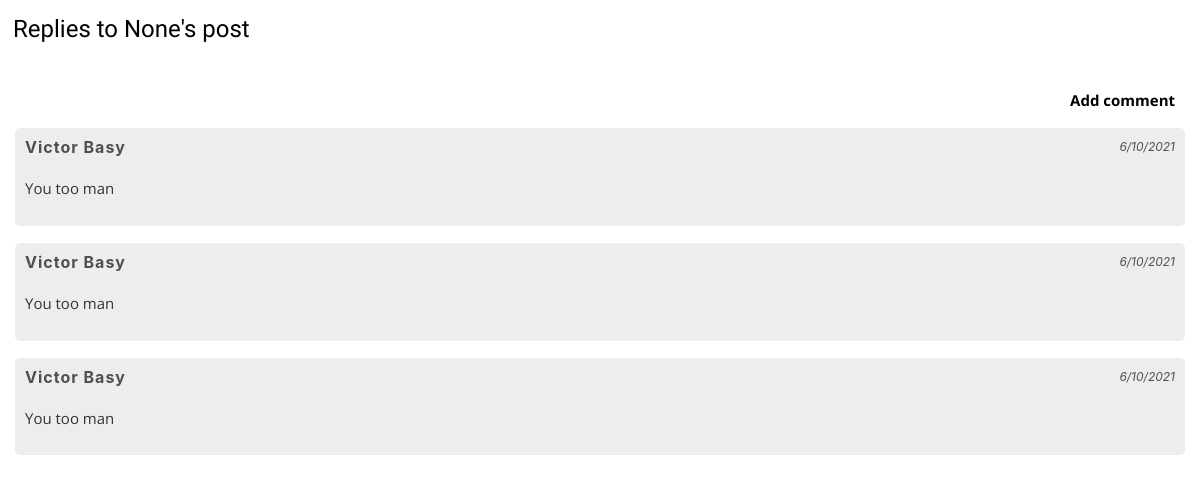
Page /commentView?id=1 on the earlier database version.
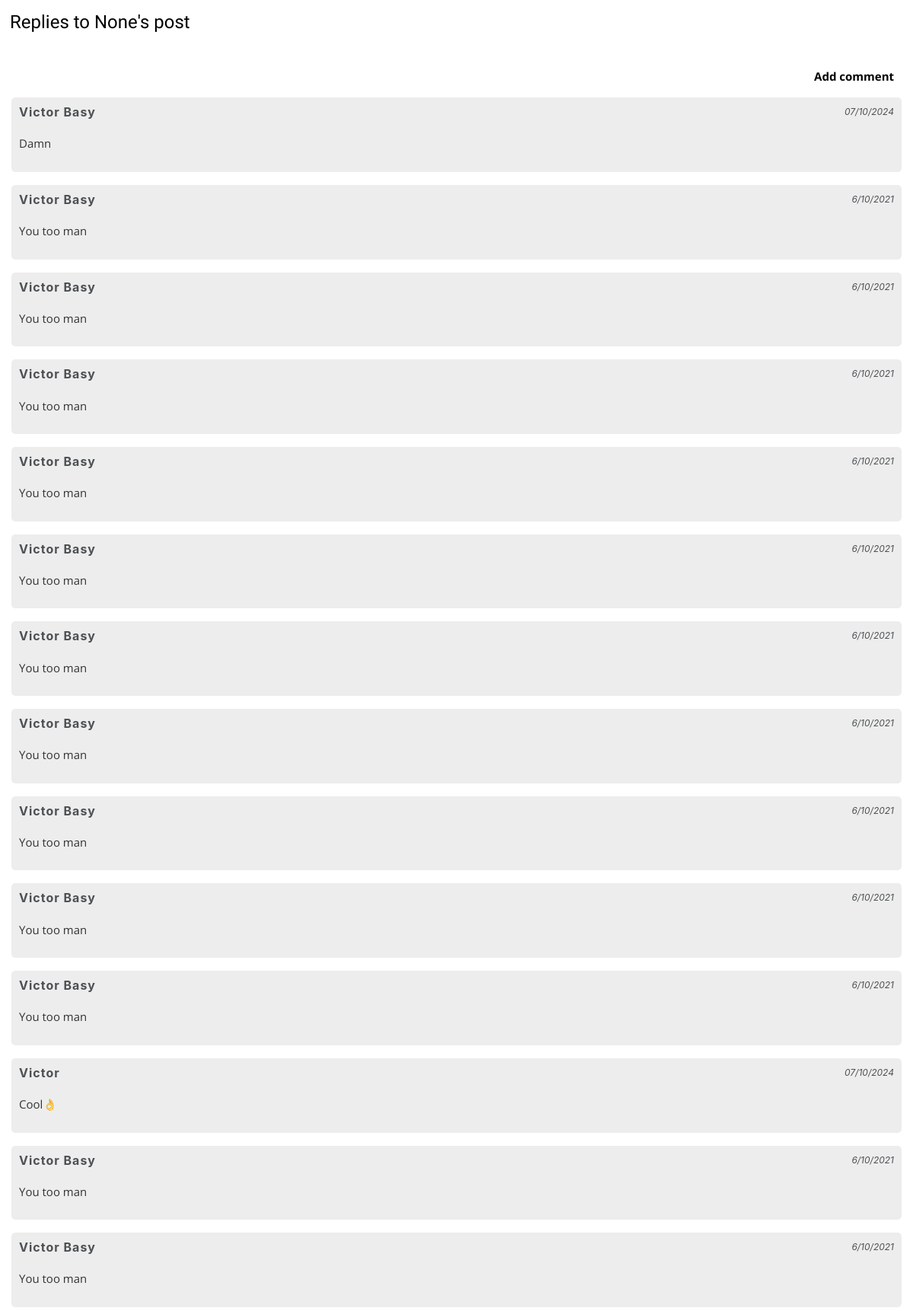
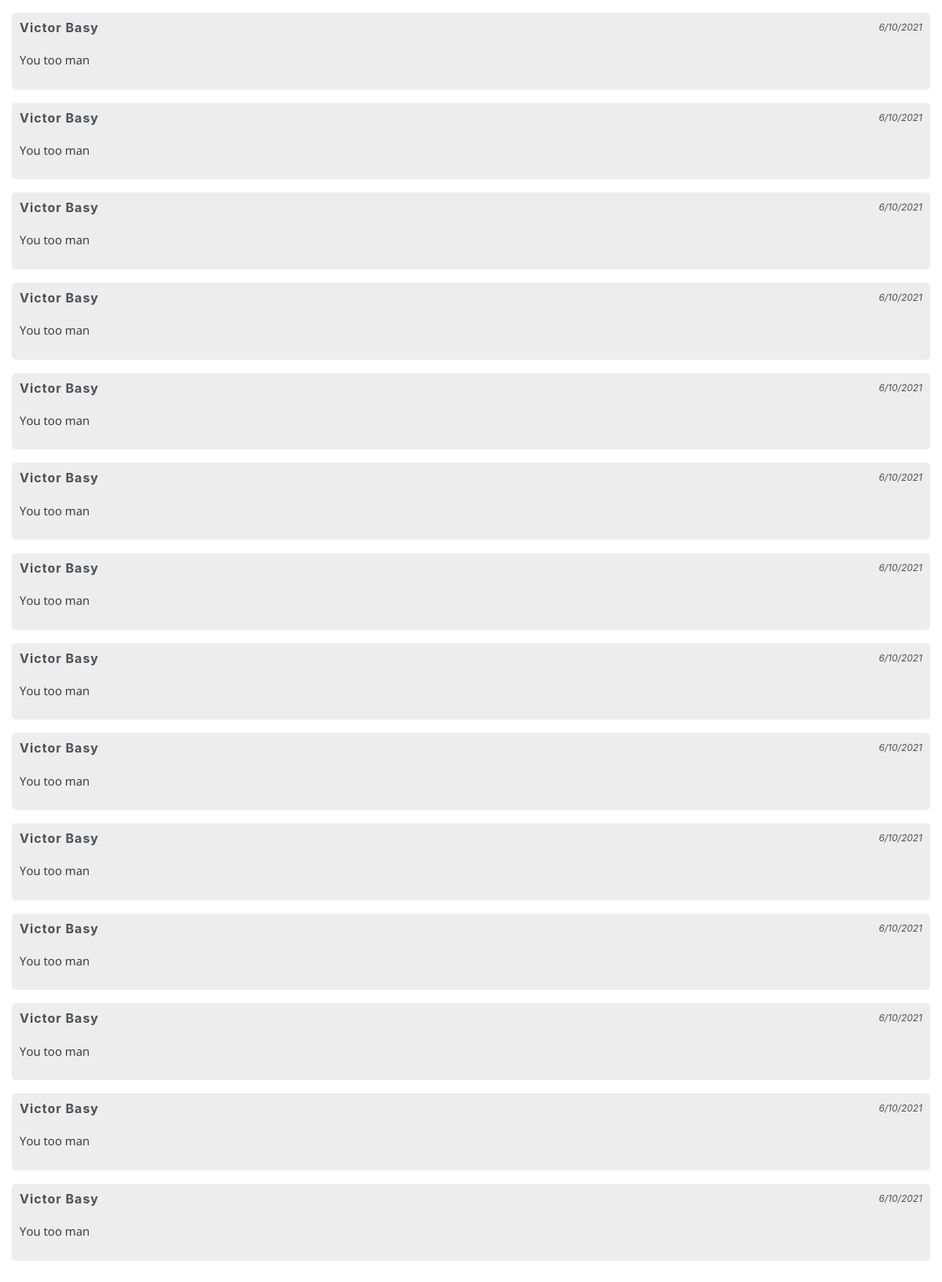
Same page on the later database version (2 pictures, top to bottom).
### tables this page shows
CREATE TABLE comments(id Text, name Text, date Text, comment Text);

### main.py (the view)
@app.route("/commentView")
def commentView():
  id = request.args.get("id")
  name = request.args.get("name")
  if 'commentId' not in session or 'name'  not in session:
    session['commentId'] = id
    session['name'] = name
  con = getPost()
  cursor = con.cursor()
  cursor.execute("Select * from comments where id = :id", {'id':session['commentId']})
  data = cursor.fetchall()[::-1]
  con.close()
  return render_template("commentView.html", data=data, name=session['name'])

### main.py (called while the page is built)
def getPost():
  conn = sqlite3.connect('diss.db')
  return conn

### templates/commentView.html (shortened to what this page needs)
<!DOCTYPE html>
<html lang="en">
    <head>
        <link rel="stylesheet" href="https://cdnjs.cloudflare.com/ajax/libs/font-awesome/6.0.0-beta3/css/all.min.css">
        <link href="https://stackpath.bootstrapcdn.com/bootstrap/4.5.2/css/bootstrap.min.css" rel="stylesheet">
    </head>
    <body>
        <div>
            <h4 style="font-family: 'Blinker', sans-serif;"> Replies to {{name}}'s post</h4>
        </div>
        {% if not data %}
        <div style="margin-top: 50%;">
            <p style="text-align: center;">Be the first to comment</p>
            <div style="display: flex; justify-content: center; align-items: center;">
            <a href="/comment" class="btn btn-primary" style="background-color: #070650; border: 2px solid #070650; padding: 10px 27px; border-radius: 6px;">Comment</a></div>
        </div>
        {% else %}
        <div style="margin-top: 18px; padding: 15px;">
            <p style="margin-right: 10px; text-align: right;"><a style="text-decoration: none; font-weight: bold;" href="/comment">Add comment</a></p>
        {% for i in data %}
        <div class="bord">
            <div style="display: flex; justify-content: space-between;">
                <h6>{{ i[1] }}</h6>
                <i>{{ i[2] }}</i>
            </div>
            <p> {{ i[-1] }}</p>
        </div>
        {% endfor %}
        {% endif %}
    <body>
</html>

Differences in the rows shown:
added comments: name "Victor Basy", date "07/10/2024", comment "Damn"
added comments: name "Victor Basy", date "6/10/2021", comment "You too man"
added comments: name "Victor Basy", date "6/10/2021", comment "You too man"
added comments: name "Victor Basy", date "6/10/2021", comment "You too man"
added comments: name "Victor Basy", date "6/10/2021", comment "You too man"
added comments: name "Victor Basy", date "6/10/2021", comment "You too man"
added comments: name "Victor Basy", date "6/10/2021", comment "You too man"
added comments: name "Victor Basy", date "6/10/2021", comment "You too man"
added comments: name "Victor Basy", date "6/10/2021", comment "You too man"
added comments: name "Victor Basy", date "6/10/2021", comment "You too man"
added comments: name "Victor Basy", date "6/10/2021", comment "You too man"
added comments: name "Victor", date "07/10/2024", comment "Cool👌"
added comments: name "Victor Basy", date "6/10/2021", comment "You too man"
added comments: name "Victor Basy", date "6/10/2021", comment "You too man"
added comments: name "Victor Basy", date "6/10/2021", comment "You too man"
added comments: name "Victor Basy", date "6/10/2021", comment "You too man"
added comments: name "Victor Basy", date "6/10/2021", comment "You too man"
added comments: name "Victor Basy", date "6/10/2021", comment "You too man"
added comments: name "Victor Basy", date "6/10/2021", comment "You too man"
added comments: name "Victor Basy", date "6/10/2021", comment "You too man"
added comments: name "Victor Basy", date "6/10/2021", comment "You too man"
added comments: name "Victor Basy", date "6/10/2021", comment "You too man"
added comments: name "Victor Basy", date "6/10/2021", comment "You too man"
added comments: name "Victor Basy", date "6/10/2021", comment "You too man"
added comments: name "Victor Basy", date "6/10/2021", comment "You too man"
